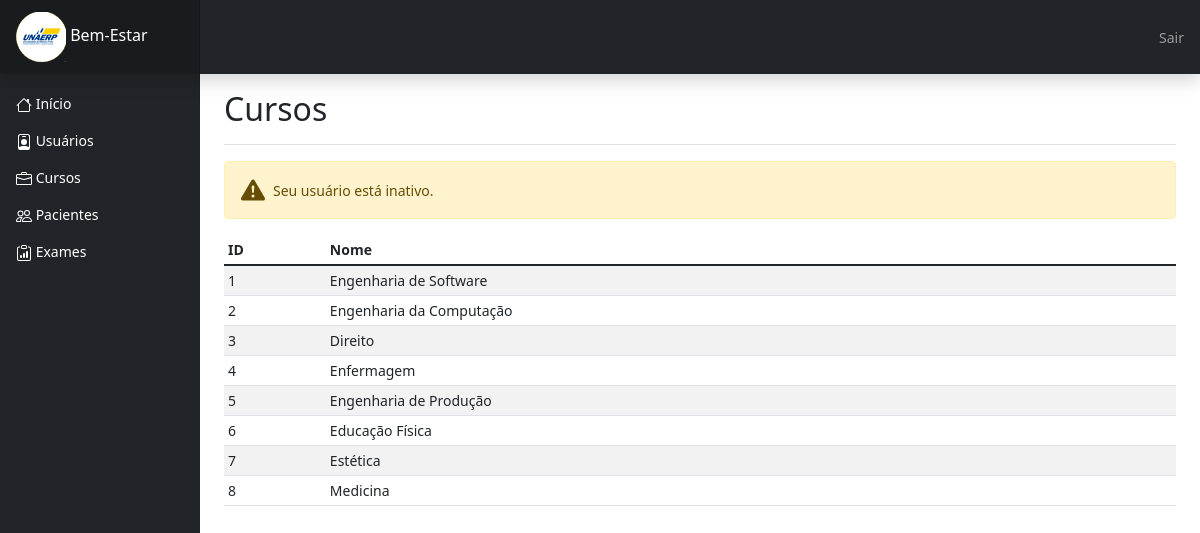
The app's page /main.php?p=cursos/index.php (signed in) with its own data.
### tables this page shows
CREATE TABLE cursos (
    id_curso INT(4) AUTO_INCREMENT, 
    nom_curso VARCHAR(30) NOT NULL,
    PRIMARY KEY(id_curso)
);

### cursos/index.php (the view, shortened to what this page needs)
<?php
if($_SESSION['logado']) {
    require_once 'config.php';
    $conn = new mysqli($host, $user, $password, $dbname);
    $sql = "SELECT * FROM cursos ORDER BY id_curso";
    $res = $conn->query($sql);
    ?>
    <div class="d-flex justify-content-between flex-wrap flex-md-nowrap align-items-center pt-3 pb-2 mb-3 border-bottom">
        <h1 class="h2">Cursos</h1>
    </div>
    <?php
    if(!$_SESSION['sts_usuario']) {
        ?>
        <div class="alert alert-warning d-flex align-items-center" role="alert">
            <div>
                Seu usuário está inativo.
            </div>
        </div>
        <?php
    }
        ?>
        ?> <br><br> <?php
    if($res->num_rows>0){
        ?>
        <div class="table-responsive">
            <table class="table table-striped table-sm" id="tabela_cursos">
                <thead>
                    <tr>
                    <th scope="col">ID</th>
                    <th scope="col">Nome</th>
                    <th></th>
                    </tr>
                </thead>
                <tbody>
                    <?php
                    while($row = $res->fetch_assoc()){
                        echo "<tr>
                            <td>".$row['id_curso']."</td>
                            <td>".$row['nom_curso']."</td>";
                        if($_SESSION['sts_usuario']) {
                            echo "<td><a href='main.php?p=cursos/edit.php&id=".$row['id_curso']."' class='btn btn-primary btn-sm'>Editar</a>
                                <a href='main.php?p=cursos/index.php&del=".$row['id_curso']."' class='btn btn-danger btn-sm'>Excluir</a></td></tr>";
                        }
                        else {
                            echo "<td></td></tr>";
                        }
                    }
                    ?>
                </tbody>
            </table>
        </div>
        <?php
    }
}
?>

### main.php (shortened to what this page needs)
<?php
    if(isset($_GET['p'])) {
        $arquivo = $_GET['p'];
    }
    else {
        $arquivo = 'home.php';
    }
?>
<!doctype html>
<html lang="pt-br">
    <head>
        <link href="bootstrap/css/bootstrap.min.css" rel="stylesheet">
        <link href="css/dashboard.css" rel="stylesheet">
        <link href="https://cdn.datatables.net/1.11.3/css/dataTables.bootstrap4.min.css" rel="stylesheet">
        <link rel="stylesheet" type="text/css" href="http://ajax.aspnetcdn.com/ajax/jquery.dataTables/1.9.0/css/jquery.dataTables.css">
        <link rel="stylesheet" type="text/css" href="http://ajax.aspnetcdn.com/ajax/jquery.dataTables/1.9.0/css/jquery.dataTables_themeroller.css">
    </head>
    <body>
        <header class="navbar navbar-dark sticky-top bg-dark flex-md-nowrap p-0 shadow">
            <a class="navbar-brand col-md-3 col-lg-2 me-0 px-3" href="main.php"><img src="imagens/unaerp_icon.png"> Bem-Estar</a>
            <?php
            if($_SESSION['logado'] == 1) {
            ?>
            <div class="navbar-nav">
                <div class="nav-item text-nowrap">
                <a class="nav-link px-3" href="logout.php">Sair </a>
                </div>
            </div>
            <?php
            }
            ?>
        </header>
        <div class="container-fluid">
            <div class="row">
                <nav id="sidebarMenu" class="col-md-3 col-lg-2 d-md-block bg-dark sidebar collapse">
                <?php
                    include('menu.php');
                ?>
                </nav>
                <main class="col-md-9 ms-sm-auto col-lg-10 px-md-4">
                <?php
                    include($arquivo);
                ?>
                </main>
            </div>
        </div>
    </body>
</html>

### menu.php (shortened to what this page needs)
<div class="position-sticky pt-3">
    <ul class="nav flex-column">
        <li class="nav-item">
            <br>
            <a class="nav-link active text-white" aria-current="page" href="main.php">
            Início
            </a>
        </li>
        <li class="nav-item">
            <a class="nav-link text-white" href="?p=usuarios/index.php">
            Usuários
            </a>
        </li>
        <li class="nav-item">
            <a class="nav-link text-white" href="?p=cursos/index.php">
            Cursos
            </a>
        </li>
        <li class="nav-item">
            <a class="nav-link text-white" href="?p=pacientes/index.php">
            Pacientes
            </a>
        </li>
        <li class="nav-item">
            <a class="nav-link text-white" href="?p=exames/index.php">
            Exames
            </a>
        </li>
    </ul>
</div>

### css/dashboard.css (style rules this page uses)
body { font-size: .875rem; }
.sidebar { position: fixed; top: 0; bottom: 0; left: 0; z-index: 100; padding: 48px 0 0; box-shadow: inset -1px 0 0 rgba(0, 0, 0, .1); }
.sidebar .nav-link { font-weight: 500; color: #333; }
.sidebar .nav-link.active { color: #2470dc; }
.navbar-brand { padding-top: .75rem; padding-bottom: .75rem; font-size: 1rem; background-color: rgba(0, 0, 0, .25); box-shadow: inset -1px 0 0 rgba(0, 0, 0, .25); }

### records on screen
cursos: id_curso "1", nom_curso "Engenharia de Software"
cursos: id_curso "2", nom_curso "Engenharia da Computação"
cursos: id_curso "3", nom_curso "Direito"
cursos: id_curso "4", nom_curso "Enfermagem"
cursos: id_curso "5", nom_curso "Engenharia de Produção"
cursos: id_curso "6", nom_curso "Educação Física"
cursos: id_curso "7", nom_curso "Estética"
cursos: id_curso "8", nom_curso "Medicina"
